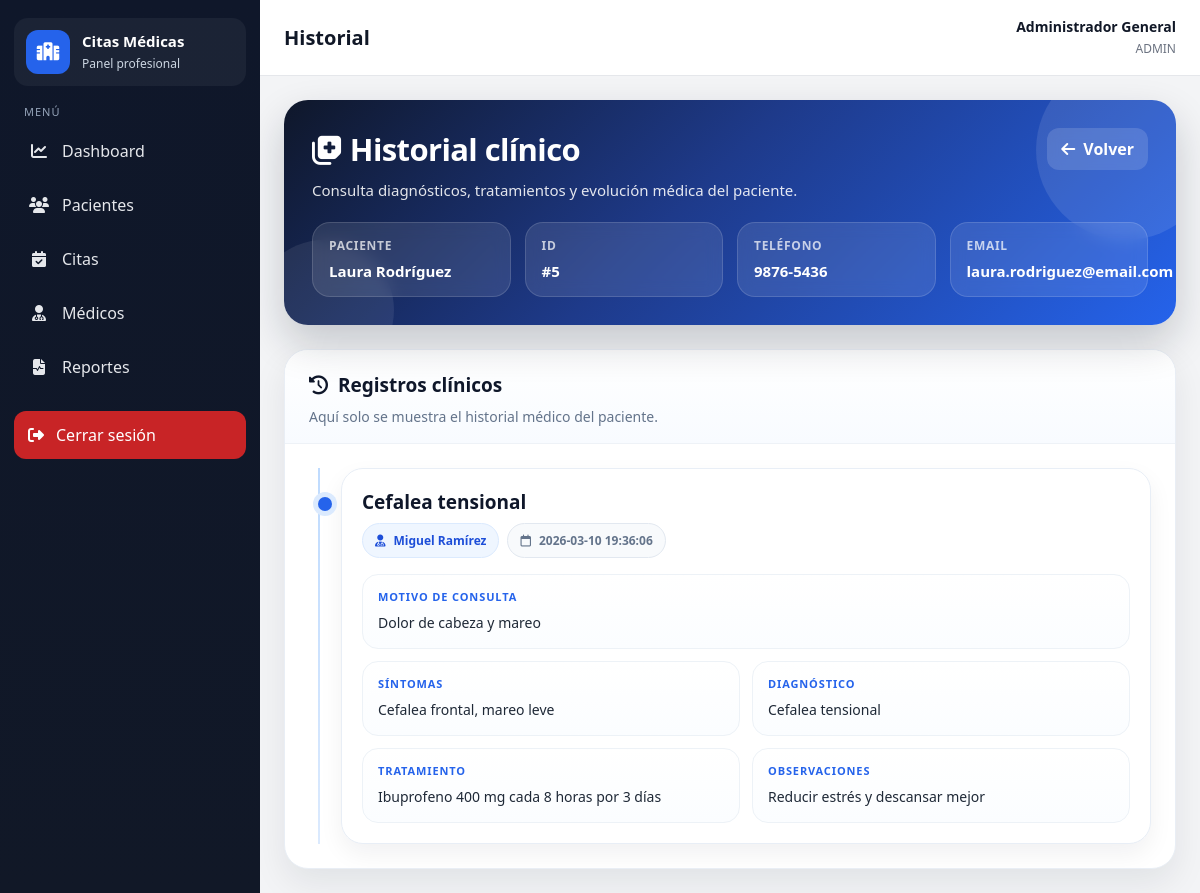
/index.php?controller=historial&action=ver&paciente_id=5 (signed in), run on the app's committed database.
### tables this page shows
CREATE TABLE pacientes (
    id INT AUTO_INCREMENT PRIMARY KEY,
    nombre VARCHAR(100) NOT NULL,
    apellido VARCHAR(100) NOT NULL,
    cedula VARCHAR(15) NOT NULL UNIQUE,
    telefono VARCHAR(20) NULL,
    email VARCHAR(100) NULL,
    fecha_nacimiento DATE NULL,
    fecha_registro TIMESTAMP DEFAULT CURRENT_TIMESTAMP
);

CREATE TABLE historial_clinico (
    id INT AUTO_INCREMENT PRIMARY KEY,
    paciente_id INT NOT NULL,
    medico_id INT NOT NULL,
    cita_id INT NULL,
    motivo_consulta TEXT NOT NULL,
    sintomas TEXT NULL,
    diagnostico TEXT NOT NULL,
    tratamiento TEXT NULL,
    observaciones TEXT NULL,
    fecha_registro DATETIME DEFAULT CURRENT_TIMESTAMP,
    CONSTRAINT fk_historial_paciente FOREIGN KEY (paciente_id) REFERENCES pacientes(id) ON DELETE CASCADE,
    CONSTRAINT fk_historial_medico FOREIGN KEY (medico_id) REFERENCES medicos(id) ON DELETE CASCADE,
    CONSTRAINT fk_historial_cita FOREIGN KEY (cita_id) REFERENCES citas(id) ON DELETE SET NULL
);

### app/controllers/HistorialController.php (called while the page is built, shortened)
<?php
require_once __DIR__ . '/../models/HistorialClinico.php';
require_once __DIR__ . '/../models/Paciente.php';
class HistorialController {
    public function ver(){
        $pacienteId = (int) $_GET['paciente_id'];
        $historialModel = new HistorialClinico();
        $pacienteModel = new Paciente();
        $paciente = $pacienteModel->obtenerPorId($pacienteId);
        $historial = $historialModel->obtenerPorPaciente($pacienteId);
        require_once __DIR__ . '/../views/historial/ver.php';
    }
}

### routes/web.php (called while the page is built, shortened)
<?php
$controller = $_GET['controller'] ?? (isset($_SESSION['usuario_id']) ? 'dashboard' : 'auth');
$action = $_GET['action'] ?? (isset($_SESSION['usuario_id']) ? 'index' : 'login');
switch($controller){
    case 'historial':
        require_once __DIR__ . '/../app/controllers/HistorialController.php';
        $ctrl = new HistorialController();
        break;
}
$ctrl->$action();

### public/index.php (called while the page is built, shortened)
<?php
require_once __DIR__ . '/../routes/web.php';

### app/config/database.php (called while the page is built)
<?php
class Database {
    private $host = "localhost";
    private $db_name = "citas_medicas";
    private $username = "root";
    private $password = "admin";
    private $charset = "utf8mb4";
    public function conectar() {
        try {
            $dsn = "mysql:host={$this->host};dbname={$this->db_name};charset={$this->charset}";
            $pdo = new PDO($dsn, $this->username, $this->password);
            $pdo->setAttribute(PDO::ATTR_ERRMODE, PDO::ERRMODE_EXCEPTION);
            $pdo->setAttribute(PDO::ATTR_DEFAULT_FETCH_MODE, PDO::FETCH_ASSOC);
            return $pdo;
        } catch (PDOException $e) {
            die("Error de conexión: " . $e->getMessage());
        }
    }
}

### app/core/Model.php (called while the page is built, shortened)
<?php
require_once __DIR__ . '/../config/database.php';
class Model {
    public function __construct() {
        $database = new Database();
        $this->db = $database->conectar();
    }
}

### app/models/Paciente.php (called while the page is built, shortened)
<?php
require_once __DIR__ . '/../core/Model.php';
class Paciente extends Model {
    public function obtenerPorId($id){
        $sql = "SELECT * FROM pacientes WHERE id = :id";
        $stmt = $this->db->prepare($sql);
        $stmt->bindParam(':id', $id, PDO::PARAM_INT);
        $stmt->execute();
        return $stmt->fetch(PDO::FETCH_ASSOC);
    }
}

### app/models/HistorialClinico.php (called while the page is built, shortened)
<?php
require_once __DIR__ . '/../core/Model.php';
class HistorialClinico extends Model {
    public function obtenerPorPaciente($pacienteId){
        $sql = "SELECT h.*,
                       CONCAT(m.nombre, ' ', m.apellido) AS medico_nombre
                FROM historial_clinico h
                INNER JOIN medicos m ON h.medico_id = m.id
                WHERE h.paciente_id = :paciente_id
                ORDER BY h.fecha_registro DESC, h.id DESC";
        $stmt = $this->db->prepare($sql);
        $stmt->execute([
            ':paciente_id' => $pacienteId
        ]);
        return $stmt->fetchAll(PDO::FETCH_ASSOC);
    }
}

### app/views/historial/ver.php (the view, shortened to what this page needs)
<?php require_once __DIR__ . '/../layout/header.php'; ?>
<div class="hc-page">
    <div class="hc-hero">
        <div class="hc-hero-content">
            <div>
                <h2><i class="fa-solid fa-notes-medical"></i> Historial clínico</h2>
                <p>Consulta diagnósticos, tratamientos y evolución médica del paciente.</p>
            </div>
            <a href="index.php?controller=paciente&action=index" class="btn btn-secondary">
                <i class="fa-solid fa-arrow-left"></i> Volver
            </a>
        </div>
        <div class="hc-patient-strip">
            <div class="hc-mini">
                <span>Paciente</span>
                <strong><?= htmlspecialchars($paciente['nombre'] . ' ' . $paciente['apellido']) ?></strong>
            </div>
            <div class="hc-mini">
                <span>ID</span>
                <strong>#<?= htmlspecialchars($paciente['id']) ?></strong>
            </div>
            <div class="hc-mini">
                <span>Teléfono</span>
                <strong><?= !empty($paciente['telefono']) ? htmlspecialchars($paciente['telefono']) : 'No registrado' ?></strong>
            </div>
            <div class="hc-mini">
                <span>Email</span>
                <strong><?= !empty($paciente['email']) ? htmlspecialchars($paciente['email']) : 'No registrado' ?></strong>
            </div>
        </div>
    </div>
    <div class="hc-panel">
        <div class="hc-panel-head">
            <h3><i class="fa-solid fa-clock-rotate-left"></i> Registros clínicos</h3>
            <p>Aquí solo se muestra el historial médico del paciente.</p>
        </div>
        <div class="hc-history-wrap">
            <?php if (!empty($historial)): ?>
                <div class="hc-timeline">
                    <?php foreach ($historial as $h): ?>
                        <div class="hc-item">
                            <div class="hc-item-top">
                                <div class="hc-diagnostico">
                                    <h4><?= htmlspecialchars($h['diagnostico']) ?></h4>
                                    <div class="hc-badges">
                                        <span class="hc-pill">
                                            <i class="fa-solid fa-user-doctor"></i>
                                            <?= htmlspecialchars($h['medico_nombre']) ?>
                                        </span>
                                        <span class="hc-date">
                                            <i class="fa-regular fa-calendar"></i>
                                            <?= htmlspecialchars($h['fecha_registro']) ?>
                                        </span>
                                    </div>
                                </div>
                            </div>
                            <div class="hc-blocks">
                                <div class="hc-block hc-block-full">
                                    <span class="hc-label">Motivo de consulta</span>
                                    <p><?= nl2br(htmlspecialchars($h['motivo_consulta'])) ?></p>
                                </div>
                                <?php if (!empty($h['sintomas'])): ?>
                                    <div class="hc-block">
                                        <span class="hc-label">Síntomas</span>
                                        <p><?= nl2br(htmlspecialchars($h['sintomas'])) ?></p>
                                    </div>
                                <?php endif; ?>
                                <div class="hc-block">
                                    <span class="hc-label">Diagnóstico</span>
                                    <p><?= nl2br(htmlspecialchars($h['diagnostico'])) ?></p>
                                </div>
                                <?php if (!empty($h['tratamiento'])): ?>
                                    <div class="hc-block">
                                        <span class="hc-label">Tratamiento</span>
                                        <p><?= nl2br(htmlspecialchars($h['tratamiento'])) ?></p>
                                    </div>
                                <?php endif; ?>
                                <?php if (!empty($h['observaciones'])): ?>
                                    <div class="hc-block">
                                        <span class="hc-label">Observaciones</span>
                                        <p><?= nl2br(htmlspecialchars($h['observaciones'])) ?></p>
                                    </div>
                                <?php endif; ?>
                            </div>
                        </div>
                    <?php endforeach; ?>
                </div>
            <?php else: ?>
                <div class="hc-empty">
                    <p>No hay registros clínicos todavía para este paciente.</p>
                </div>
            <?php endif; ?>
        </div>
    </div>
</div>
<?php require_once __DIR__ . '/../layout/footer.php'; ?>

### app/views/layout/header.php (style rules this page uses)
:root { --sidebar-bg:#111827;--sidebar-hover:#1f2937;--sidebar-active:#2563eb;--body-bg:#f3f4f6;--card-bg:#fff;--text:#111827;--muted:#6b7280;--border:#e5e7eb;--primary:#2563eb;--primary-dark:#1d4ed8;--success:#16a34a;--warning:#f59e0b;--danger:#dc2626;--info:#0ea5e9;--shadow:0 10px 30px rgba(0,0,0,.08);--radius:16px }
* { box-sizing:border-box }
body { margin:0;font-family:'Segoe UI',Tahoma,Geneva,Verdana,sans-serif;background:var(--body-bg);color:var(--text) }
a { text-decoration:none;color:inherit }
.btn { border:none;border-radius:12px;padding:10px 14px;font-weight:700;cursor:pointer;display:inline-flex;align-items:center;gap:8px }
.btn-secondary { background:#e5e7eb;color:#111827 }

### app/views/historial/ver.php (style rules this page uses)
.hc-page { display:flex; flex-direction:column; gap:24px; }
.hc-hero { position:relative; overflow:hidden; border-radius:24px; padding:28px; background:linear-gradient(135deg,#0f172a 0%, #1e3a8a 45%, #2563eb 100%); color:#fff; box-shadow:0 18px 40px rgba(15,23,42,.20); }
.hc-hero::before { content:""; position:absolute; top:-40px; right:-40px; width:180px; height:180px; border-radius:50%; background:rgba(255,255,255,.10); }
.hc-hero::after { content:""; position:absolute; bottom:-55px; left:-30px; width:140px; height:140px; border-radius:50%; background:rgba(255,255,255,.08); }
.hc-hero-content { position:relative; z-index:2; display:flex; justify-content:space-between; align-items:flex-start; gap:18px; flex-wrap:wrap; }
.hc-hero h2 { margin:0; font-size:31px; font-weight:800; letter-spacing:-.02em; }
.hc-hero p { margin:10px 0 0; color:rgba(255,255,255,.88); font-size:15px; }
.hc-hero .btn { border:none; background:rgba(255,255,255,.14); color:#fff; backdrop-filter:blur(6px); }
.hc-patient-strip { display:grid; grid-template-columns:repeat(4, minmax(0,1fr)); gap:14px; margin-top:22px; position:relative; z-index:2; }
.hc-mini { background:rgba(255,255,255,.10); border:1px solid rgba(255,255,255,.14); border-radius:18px; padding:14px 16px; backdrop-filter:blur(8px); }
.hc-mini span { display:block; font-size:12px; text-transform:uppercase; letter-spacing:.06em; color:rgba(255,255,255,.72); margin-bottom:6px; font-weight:700; }
.hc-mini strong { font-size:15px; font-weight:700; color:#fff; }
.hc-panel { background:#fff; border:1px solid #e9eef5; border-radius:24px; box-shadow:0 14px 34px rgba(15,23,42,.08); overflow:hidden; }
.hc-panel-head { padding:22px 24px 16px; border-bottom:1px solid #eef2f7; background:linear-gradient(180deg,#ffffff 0%, #f8fbff 100%); }
.hc-panel-head h3 { margin:0; display:flex; align-items:center; gap:10px; font-size:19px; font-weight:800; color:#0f172a; }
.hc-panel-head p { margin:8px 0 0; color:#64748b; font-size:14px; line-height:1.5; }
.hc-history-wrap { padding:24px; }
.hc-timeline { position:relative; display:flex; flex-direction:column; gap:20px; padding-left:18px; }
.hc-timeline::before { content:""; position:absolute; left:9px; top:0; bottom:0; width:2px; background:linear-gradient(180deg,#bfdbfe 0%, #dbeafe 100%); }
.hc-item { position:relative; background:#fff; border:1px solid #e8eef6; border-radius:22px; padding:20px; margin-left:14px; box-shadow:0 10px 24px rgba(15,23,42,.06); }
.hc-item::before { content:""; position:absolute; left:-24px; top:28px; width:14px; height:14px; border-radius:50%; background:#2563eb; box-shadow:0 0 0 5px #dbeafe; }
.hc-item-top { display:flex; justify-content:space-between; align-items:flex-start; gap:14px; flex-wrap:wrap; margin-bottom:16px; }
.hc-diagnostico { display:flex; flex-direction:column; gap:8px; }
.hc-diagnostico h4 { margin:0; font-size:19px; color:#0f172a; font-weight:800; }
.hc-badges { display:flex; flex-wrap:wrap; gap:8px; }
.hc-pill, .hc-date { display:inline-flex; align-items:center; gap:8px; border-radius:999px; padding:8px 12px; font-size:12px; font-weight:700; }
.hc-pill { background:#eff6ff; color:#1d4ed8; border:1px solid #dbeafe; }
.hc-date { background:#f8fafc; color:#64748b; border:1px solid #e2e8f0; white-space:nowrap; }
.hc-blocks { display:grid; grid-template-columns:repeat(2,minmax(0,1fr)); gap:12px; }
.hc-block { background:linear-gradient(180deg,#ffffff 0%, #fbfdff 100%); border:1px solid #edf2f7; border-radius:16px; padding:14px 15px; }
.hc-block-full { grid-column:1 / -1; }
.hc-label { display:block; margin-bottom:7px; font-size:11px; font-weight:800; text-transform:uppercase; letter-spacing:.08em; color:#2563eb; }
.hc-block p { margin:0; line-height:1.65; font-size:14px; color:#1f2937; }

### data on the page
pacientes: nombre+apellido "Laura Rodríguez", id "5", telefono "9876-5436", email "laura.rodriguez@email.com"
historial_clinico: diagnostico "Cefalea tensional", medico_nombre "Miguel Ramírez", fecha_registro "2026-03-10 19:36:06", motivo_consulta "Dolor de cabeza y mareo", sintomas "Cefalea frontal, mareo leve", tratamiento "Ibuprofeno 400 mg cada 8 horas por 3 días", observaciones "Reducir estrés y descansar mejor"

### other printed values
$currentController "Historial"
$_SESSION['usuario_nombre'] "Administrador General"
$role "ADMIN"
